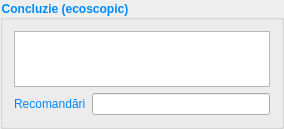
                <widget class="QGroupBox" name="groupBox_31">
                 <property name="sizePolicy">
                  <sizepolicy hsizetype="Preferred" vsizetype="Fixed">
                   <horstretch>0</horstretch>
                   <verstretch>0</verstretch>
                  </sizepolicy>
                 </property>
                 <property name="font">
                  <font>
                   <family>Cantarell</family>
                   <bold>true</bold>
                  </font>
                 </property>
                 <property name="styleSheet">
                  <string notr="true">color: rgb(0, 137, 255);</string>
                 </property>
                 <property name="title">
                  <string>Concluzie (ecoscopic)</string>
                 </property>
                 <layout class="QGridLayout" name="gridLayout_78">
                  <item row="1" column="0">
                   <widget class="QLabel" name="label_228">
                    <property name="text">
                     <string>Recomandări</string>
                    </property>
                   </widget>
                  </item>
                  <item row="1" column="1">
                   <widget class="LineEditCustom" name="gestation2_recommendation"/>
                  </item>
                  <item row="0" column="0" colspan="2">
                   <widget class="QPlainTextEdit" name="gestation2_concluzion">
                    <property name="maximumSize">
                     <size>
                      <width>16777215</width>
                      <height>56</height>
                     </size>
                    </property>
                   </widget>
                  </item>
                 </layout>
                </widget>
